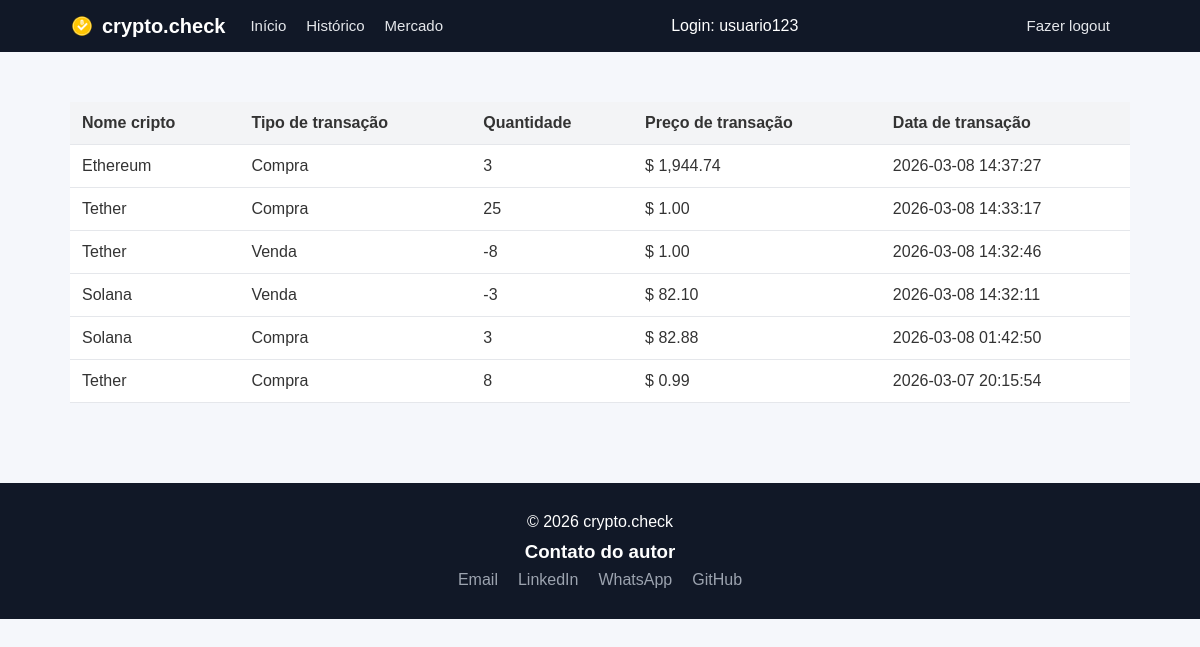
/history (signed in), run on the app's committed database.
### tables this page shows
CREATE TABLE T_TRANSACAO (
    id_transacao INTEGER PRIMARY KEY AUTOINCREMENT,
    id_usuario INTEGER NOT NULL,
    nm_crypto TEXT NOT NULL,
    qt_crypto NUMERIC NOT NULL,
    vl_unitario_usd NUMERIC NOT NULL,
    tp_transacao TEXT NOT NULL CHECK(tp_transacao IN ('BUY', 'SELL')),
    dt_transacao DATETIME DEFAULT CURRENT_TIMESTAMP,
    FOREIGN KEY (id_usuario) REFERENCES T_USUARIO(id_usuario)
);

### app.py (the view)
@app.route("/history")
@login_required
def history():
    transactions = db.execute("select nm_crypto, qt_crypto, vl_unitario_usd, tp_transacao, dt_transacao from T_TRANSACAO where id_usuario = ? order by dt_transacao desc", session["id_usuario"])
    return render_template("history.html", transactions=transactions)

### app.py (called while the page is built)
@app.after_request
def after_request(response):
    response.headers["Cache-Control"] = "no-cache, no-store, must-revalidate"
    response.headers["Expires"] = 0
    response.headers["Pragma"] = "no-cache"
    return response

### helpers.py (called while the page is built)
def crypto_name_format(nm_crypto):
    return nm_crypto.split("-")[1].capitalize()

def login_required(f):
    @wraps(f)
    def decorated_function(*args, **kwargs):
        if session.get("id_usuario") is None:
            return redirect("/login")
        return f(*args, **kwargs)
    return decorated_function

def usd(vl):
    try:
        formatacao = Decimal(vl)
    except(TypeError, ValueError, InvalidOperation):
        return "$ 0.00"
    return f"$ {formatacao:,.2f}"

### templates/history.html (shortened to what this page needs)
{% extends "layout.html" %}
{% block content %}
    <table class="table">
        <thead>
            <tr>
                <th>Nome cripto</th>
                <th>Tipo de transação</th>
                <th>Quantidade</th>
                <th>Preço de transação</th>
                <th>Data de transação</th>
            </tr>
        </thead>
        <tbody>
            {% for row in transactions %}
                <tr>
                    <td>{{ row["nm_crypto"] | crypto_name_format }}</td>
                    <td>
                        {% if row["tp_transacao"] == "BUY" %}
                            Compra
                        {% else %}
                            Venda
                        {% endif %}
                    </td>
                    <td>{{ row["qt_crypto"] }}</td>
                    <td>{{ row["vl_unitario_usd"] | usd }}</td>
                    <td>{{ row["dt_transacao"] }}</td>
                </tr>
            {% endfor %}
        </tbody>
    </table>
{% endblock %}

### templates/layout.html (shortened to what this page needs)
<!DOCTYPE html>
<html lang="en">
<head>
    <link rel="stylesheet" href="/static/styles.css">
</head>
<body>
    <header class="header">
        <nav class="navbar">
            <a href="/" class="navbar-brand"><img src="/static/favicon.ico" alt="Logo" class="navbar-icon"> crypto.check</a>
            <ul class="navbar-nav">
                {% if session.get("id_usuario") %}
                    <li class="nav-item" id="left"><a href="/" class="nav-link">Início</a></li>
                    <li class="nav-item" id="left"><a href="/history" class="nav-link">Histórico</a></li>
                    <li class="nav-item" id="left"><a href="/market" class="nav-link">Mercado</a></li>
                    <li class="nav-item" id="right" class="nav-link">Login: {{ session.get("nm_usuario") }}</li>
                    <li class="nav-item" id="right"><a href="/logout" class="nav-link">Fazer logout</a></li>
                {% else %}
                    <li class="nav-item" id="right"><a href="/register" class="nav-link">Registrar</a></li>
                    <li class="nav-item" id="right"><a href="/login" class="nav-link">Fazer login</a></li>
                {% endif %}
            </ul>
        </nav>
    </header>
    <main class="main">
        {% block content %}{% endblock %}
    </main>
    <footer class="footer">
        <div class="footer-content">
            <p>&copy; 2026 crypto.check</p>
            <div class="contact-section">
                <h3>Contato do autor</h3>
                <ul class="contact-links">
                    <li><a href="mailto:zobolidiogo@gmail.com" title="Email">Email</a></li>
                    <li><a href="https://linkedin.com/in/zobolidiogo" target="_blank" title="LinkedIn">LinkedIn</a></li>
                    <li><a href="https://wa.me/5547988297586" target="_blank" title="WhatsApp">WhatsApp</a></li>
                    <li><a href="https://github.com/zobolidiogo" target="_blank" title="GitHub">GitHub</a></li>
                </ul>
            </div>
        </div>
    </footer>
</body>
</html>

### static/styles.css (style rules this page uses)
* { margin: 0; padding: 0; box-sizing: border-box; }
body { font-family: Arial, Helvetica, sans-serif; background-color: #f5f7fb; color: #333; }
.header { background-color: #111827; color: white; }
.navbar { max-width: 1100px; margin: auto; display: flex; align-items: center; padding: 14px 20px; }
.navbar-brand { display: flex; align-items: center; font-weight: bold; font-size: 20px; color: white; text-decoration: none; margin-right: 25px; }
.navbar-icon { width: 24px; margin-right: 8px; }
.navbar-nav { list-style: none; display: flex; width: 100%; }
.nav-item { margin-right: 20px; }
.nav-link { text-decoration: none; color: #e5e7eb; font-size: 15px; }
#right { margin-left: auto; }
.main { max-width: 1100px; margin: auto; padding: 30px 20px; }
.table { width: 100%; border-collapse: collapse; margin-top: 20px; background: white; }
.table th, .table td { padding: 12px; border-bottom: 1px solid #e5e7eb; text-align: left; }
.table th { background-color: #f3f4f6; }
.footer { margin-top: 50px; background-color: #111827; color: white; padding: 30px 20px; }
.footer-content { max-width: 1100px; margin: auto; text-align: center; }
.contact-section { margin-top: 10px; }
.contact-links { list-style: none; display: flex; justify-content: center; gap: 20px; margin-top: 8px; }
.contact-links a { color: #9ca3af; text-decoration: none; }

### data on the page
T_TRANSACAO: nm_crypto|crypto_name_format "Ethereum", tp_transacao "Compra", qt_crypto "3", vl_unitario_usd "$ 1,944.74", dt_transacao "2026-03-08 14:37:27"
T_TRANSACAO: nm_crypto|crypto_name_format "Tether", tp_transacao "Compra", qt_crypto "25", vl_unitario_usd "$ 1.00", dt_transacao "2026-03-08 14:33:17"
T_TRANSACAO: nm_crypto|crypto_name_format "Tether", tp_transacao "Venda", qt_crypto "-8", vl_unitario_usd "$ 1.00", dt_transacao "2026-03-08 14:32:46"
T_TRANSACAO: nm_crypto|crypto_name_format "Solana", tp_transacao "Venda", qt_crypto "-3", vl_unitario_usd "$ 82.10", dt_transacao "2026-03-08 14:32:11"
T_TRANSACAO: nm_crypto|crypto_name_format "Solana", tp_transacao "Compra", qt_crypto "3", vl_unitario_usd "$ 82.88", dt_transacao "2026-03-08 01:42:50"
T_TRANSACAO: nm_crypto|crypto_name_format "Tether", tp_transacao "Compra", qt_crypto "8", vl_unitario_usd "$ 0.99", dt_transacao "2026-03-07 20:15:54"

### other printed values
{{ session.get("nm_usuario") }} "usuario123"
